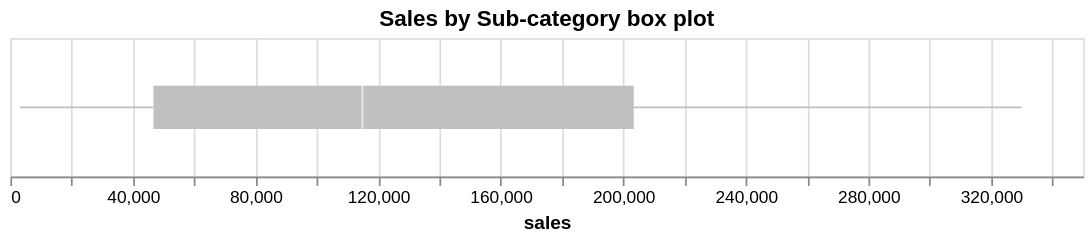

This figure's notebook cell:
### Markdown cell above
From the data, we create a dataframe containing, for each Sub Category, the sum of the sales and visualize the distribution using a boxplot

### Code cell
box = (alt
       .Chart(df_subcategory_sales)
       .mark_boxplot(size = 25, color = 'silver')
       .encode(
           x = alt.X('sales:Q')
       )
      )

box.properties(
    title = 'Sales by Sub-category box plot',
    width = 620,
    height = 80
)

### Figure 1 — Vega-Lite specification as saved in the notebook (floating-point values rounded to 4 significant figures)
{"config": {"view": {"continuousWidth": 300, "continuousHeight": 300}}, "data": {"name": "data-ed037528b1792cae8cd0959bf451fb48"}, "mark": {"type": "boxplot", "color": "silver", "size": 25}, "encoding": {"x": {"field": "sales", "type": "quantitative"}}, "height": 80, "title": "Sales by Sub-category box plot", "width": 620, "$schema": "https://vega.github.io/schema/vega-lite/v5.20.1.json", "datasets": {"data-ed037528b1792cae8cd0959bf451fb48": [{"Sub-Category": "Fasteners", "sales": 3024.0}, {"Sub-Category": "Labels", "sales": 12490.0}, {"Sub-Category": "Envelopes", "sales": 16480.0}, {"Sub-Category": "Art", "sales": 27120.0}, {"Sub-Category": "Supplies", "sales": 46670.0}, {"Sub-Category": "Paper", "sales": 78480.0}, {"Sub-Category": "Furnishings", "sales": 91700.0}, {"Sub-Category": "Appliances", "sales": 107500.0}, {"Sub-Category": "Bookcases", "sales": 114900.0}, {"Sub-Category": "Copiers", "sales": 149500.0}, {"Sub-Category": "Accessories", "sales": 167400.0}, {"Sub-Category": "Machines", "sales": 189200.0}, {"Sub-Category": "Binders", "sales": 203400.0}, {"Sub-Category": "Tables", "sales": 207000.0}, {"Sub-Category": "Storage", "sales": 223800.0}, {"Sub-Category": "Chairs", "sales": 328400.0}, {"Sub-Category": "Phones", "sales": 330000.0}]}}
